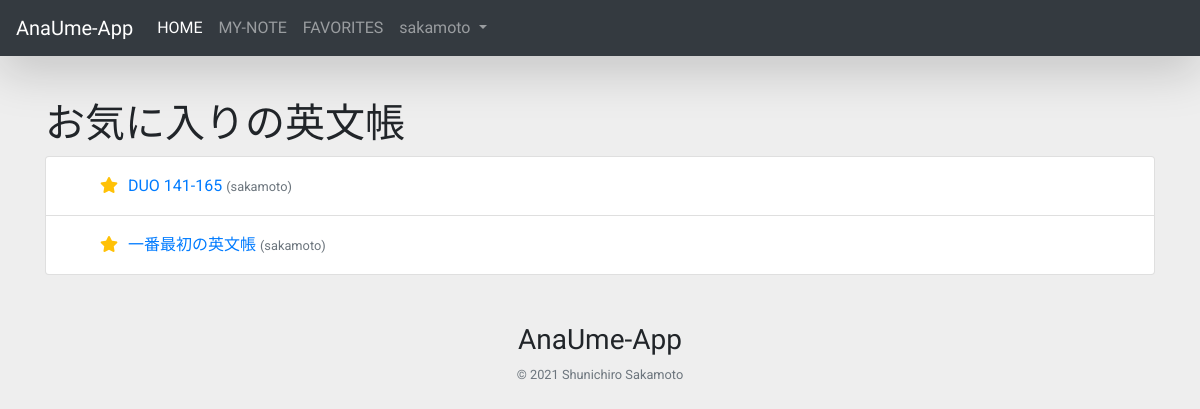
/favorite (signed in), run on the app's committed database.
### main/models.py (models this page shows)
class Fav(models.Model):
    user = models.ForeignKey(User, on_delete=models.CASCADE)
    note = models.ForeignKey(Note, on_delete=models.CASCADE)
    created_at = models.DateTimeField('作成日時', auto_now_add=True)

class Note(models.Model):
    user = models.ForeignKey(User, on_delete=models.SET_NULL, null=True)
    title = models.CharField('題名', max_length=20)

### main/views.py (the view)
# urls.py: path('favorite', views.favorite, name='favorite'),
@login_required
def favorite(request):
    data = {
        'favs': Fav.objects.filter(user=request.user).order_by('-created_at')
    }
    return render(request, 'main/favorite.html', data)

### templates/main/favorite.html (shortened to what this page needs)
{% extends "base.html" %}
{% load i18n static %}
{% load django_bootstrap5 %}
{% block content %}
    <h1>お気に入りの英文帳</h1>
    <ul class="list-group">
        {% for fav in favs %}
            <li class="list-group-item px-5 py-3">
                <button class="btn-fav border-0" formaction="{% url 'main:fav_note' note_id=fav.note.id %}">
                    <i class="fas fa-star"></i>
                </button>
                <a href="{% url 'main:note' fav.note.id %}">{{ fav.note.title }}</a>
                <small class="text-muted">({{ fav.note.user.username }})</small>
            </li>
        {% endfor %}
    </ul>
{% endblock content %}

### templates/base.html (shortened to what this page needs)
{% load i18n static %}
{% load bootstrap_icons %}
<!DOCTYPE html>{% get_current_language as LANGUAGE_CODE %}
<html lang="{{ LANGUAGE_CODE|default:"en-us" }}">
<head>
    <link rel="stylesheet" href="{% static 'css/bootstrap.min.css' %}">
    <link rel="stylesheet" href="{% static 'css/base.css' %}">
    <link rel="stylesheet" href="https://use.fontawesome.com/releases/v5.15.3/css/all.css"
>
</head>
<body>
<nav class="navbar navbar-expand-lg navbar-dark bg-dark fixed-top shadow-lg">
    <a class="navbar-brand" href="{% url 'main:index' %}">AnaUme-App</a>
    <div class="collapse navbar-collapse" id="navbarSupportedContent">
        <ul class="navbar-nav mr-auto">
            <li class="nav-item active">
                <a class="nav-link" href="{% url 'main:index' %}">HOME</a>
            </li>
            {% if user.is_anonymous %}
                <li class="nav-item">
                    <a class="nav-link" href="{% url 'account:login' %}">LOGIN</a>
                </li>
                <li class="nav-item">
                    <a class="nav-link" href="{% url 'account:signup' %}">SIGNUP</a>
                </li>
            {% else %}
                <li class="nav-item">
                    <a class="nav-link" href="{% url 'main:mynote' %}">MY-NOTE</a>
                </li>
                <li class="nav-item">
                    <a class="nav-link" href="{% url 'main:favorite' %}">FAVORITES</a>
                </li>
                <li class="nav-item dropdown">
                    <a class="nav-link dropdown-toggle" href="#" id="navbarDropdown" role="button"
                       data-toggle="dropdown"
                       aria-haspopup="true" aria-expanded="false">
                        {{ user.username }}
                    </a>
                </li>
            {% endif %}
        </ul>
    </div>
</nav>
<div class="container">
    <div class="row mx-auto w-100 d-flex flex-column">
        {% block content %}{% endblock %}
    </div>
    <footer class="pt-4 mx-auto my-md-4 pt-md-4 row mt-4">
        <div class="col-12 text-center">
            <h3 class="logo">AnaUme-App</h3>
            <small class="d-block mb-3 text-muted">© 2021 Shunichiro Sakamoto</small>
        </div>
    </footer>
</div>
</body>
</html>

### static/css/base.css (style rules this page uses)
body { padding-top: 100px; background-color: #eeeeee; }
.container { display: flex; flex-wrap: wrap; font-family: 'Roboto', sans-serif; }
.navbar, .logo { font-family: 'Quicksand', sans-serif; }
.btn-fav { border: #6c757d solid 2px; border-radius: 8px; background: #ffffff; color: #ffc107; cursor: pointer; opacity: 1; transition: all 0.2s; }

### data on the page
Fav: note "DUO 141-165", note.user.username "sakamoto"
Fav: note "一番最初の英文帳", note.user.username "sakamoto"

### other printed values
{{ user.username }} "sakamoto"
